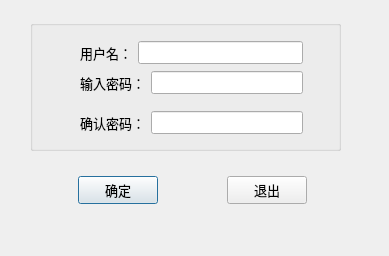
<?xml version="1.0" encoding="UTF-8"?>
<ui version="4.0">
 <class>QWDialogUpdate</class>
 <widget class="QDialog" name="QWDialogUpdate">
  <property name="geometry">
   <rect>
    <x>0</x>
    <y>0</y>
    <width>389</width>
    <height>256</height>
   </rect>
  </property>
  <property name="font">
   <font>
    <pointsize>10</pointsize>
   </font>
  </property>
  <property name="windowTitle">
   <string>单元格定位与文字设置</string>
  </property>
  <widget class="QGroupBox" name="groupBox">
   <property name="geometry">
    <rect>
     <x>30</x>
     <y>20</y>
     <width>311</width>
     <height>131</height>
    </rect>
   </property>
   <property name="title">
    <string/>
   </property>
   <widget class="QWidget" name="layoutWidget">
    <property name="geometry">
     <rect>
      <x>50</x>
      <y>20</y>
      <width>223</width>
      <height>25</height>
     </rect>
    </property>
    <layout class="QHBoxLayout" name="horizontalLayout_4">
     <item>
      <widget class="QLabel" name="label_4">
       <property name="text">
        <string>用户名：</string>
       </property>
      </widget>
     </item>
     <item>
      <widget class="QLineEdit" name="lineEdit_pwd_2">
       <property name="echoMode">
        <enum>QLineEdit::Normal</enum>
       </property>
      </widget>
     </item>
    </layout>
   </widget>
   <widget class="QWidget" name="layoutWidget">
    <property name="geometry">
     <rect>
      <x>50</x>
      <y>50</y>
      <width>223</width>
      <height>25</height>
     </rect>
    </property>
    <layout class="QHBoxLayout" name="horizontalLayout_2">
     <item>
      <widget class="QLabel" name="label_2">
       <property name="text">
        <string>输入密码：</string>
       </property>
      </widget>
     </item>
     <item>
      <widget class="QLineEdit" name="lineEdit_pwd">
       <property name="echoMode">
        <enum>QLineEdit::Password</enum>
       </property>
      </widget>
     </item>
    </layout>
   </widget>
   <widget class="QWidget" name="layoutWidget">
    <property name="geometry">
     <rect>
      <x>50</x>
      <y>90</y>
      <width>223</width>
      <height>25</height>
     </rect>
    </property>
    <layout class="QHBoxLayout" name="horizontalLayout_3">
     <item>
      <widget class="QLabel" name="label_3">
       <property name="text">
        <string>确认密码：</string>
       </property>
      </widget>
     </item>
     <item>
      <widget class="QLineEdit" name="lineEdit_calipwd">
       <property name="echoMode">
        <enum>QLineEdit::Password</enum>
       </property>
      </widget>
     </item>
    </layout>
   </widget>
  </widget>
  <widget class="QWidget" name="layoutWidget">
   <property name="geometry">
    <rect>
     <x>10</x>
     <y>175</y>
     <width>360</width>
     <height>31</height>
    </rect>
   </property>
   <layout class="QHBoxLayout" name="horizontalLayout">
    <item>
     <spacer name="horizontalSpacer_2">
      <property name="orientation">
       <enum>Qt::Horizontal</enum>
      </property>
      <property name="sizeHint" stdset="0">
       <size>
        <width>68</width>
        <height>20</height>
       </size>
      </property>
     </spacer>
    </item>
    <item>
     <widget class="QPushButton" name="btnOk">
      <property name="text">
       <string>确定</string>
      </property>
      <property name="icon">
       <iconset>
        <normaloff>:/images/images/506.bmp</normaloff>:/images/images/506.bmp</iconset>
      </property>
     </widget>
    </item>
    <item>
     <spacer name="horizontalSpacer">
      <property name="orientation">
       <enum>Qt::Horizontal</enum>
      </property>
      <property name="sizeHint" stdset="0">
       <size>
        <width>58</width>
        <height>20</height>
       </size>
      </property>
     </spacer>
    </item>
    <item>
     <widget class="QPushButton" name="btnClose">
      <property name="text">
       <string>退出</string>
      </property>
      <property name="icon">
       <iconset>
        <normaloff>:/images/images/132.bmp</normaloff>:/images/images/132.bmp</iconset>
      </property>
     </widget>
    </item>
    <item>
     <spacer name="horizontalSpacer_3">
      <property name="orientation">
       <enum>Qt::Horizontal</enum>
      </property>
      <property name="sizeHint" stdset="0">
       <size>
        <width>58</width>
        <height>20</height>
       </size>
      </property>
     </spacer>
    </item>
   </layout>
  </widget>
 </widget>
 <resources/>
 <connections>
  <connection>
   <sender>btnClose</sender>
   <signal>clicked()</signal>
   <receiver>QWDialogUpdate</receiver>
   <slot>close()</slot>
   <hints>
    <hint type="sourcelabel">
     <x>274</x>
     <y>108</y>
    </hint>
    <hint type="destinationlabel">
     <x>243</x>
     <y>134</y>
    </hint>
   </hints>
  </connection>
 </connections>
</ui>
